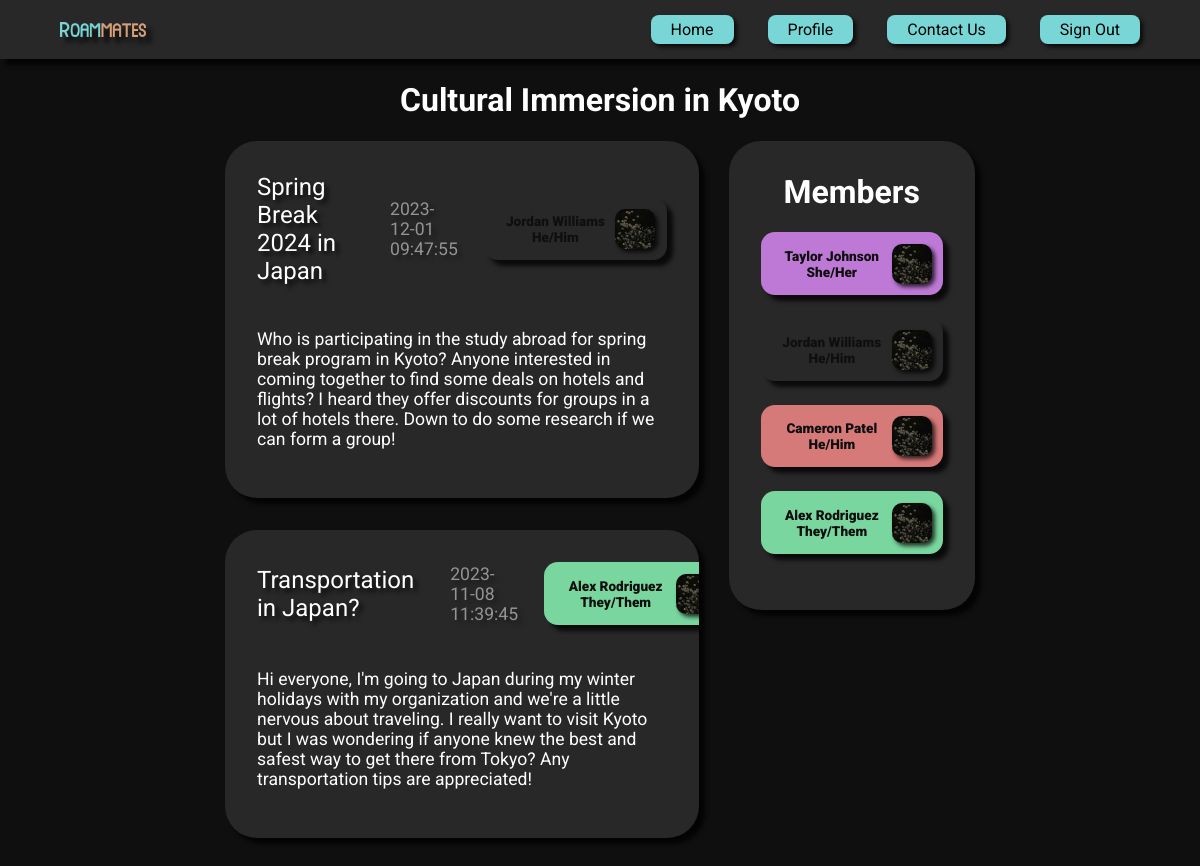
Page /server/5/group on the committed database.
### tables this page shows
CREATE TABLE Groups (
    id INTEGER PRIMARY KEY AUTOINCREMENT,
    title TEXT NOT NULL,
    location TEXT,
    description TEXT,
    avatar BLOB
);

CREATE TABLE Posts (
    id INTEGER PRIMARY KEY AUTOINCREMENT,
    group_id INTEGER NOT NULL,
    created_at TEXT NOT NULL,
    author INTEGER NOT NULL,
    title TEXT NOT NULL,
    content TEXT,
    FOREIGN KEY(group_id) REFERENCES Groups(id),
    FOREIGN KEY(author) REFERENCES Users(id)
);

CREATE TABLE "Users" (
	"id"	INTEGER,
	"created_at"	TEXT NOT NULL,
	"email"	TEXT NOT NULL,
	"name"	TEXT,
	"pronouns"	TEXT,
	"bio"	TEXT,
	"avatar"	BLOB,
	"color"	TEXT,
	PRIMARY KEY("id" AUTOINCREMENT)
);

### flaskr/server.py (the view, shortened to what this page needs)
@bp.route("/<int:group_id>/group", methods=['GET', 'POST'])
def group(group_id):
    db = get_db()
    db.row_factory = sqlite3.Row
    group_info = db.execute(
        """
        SELECT *
        FROM Groups
        WHERE id = ?
        """, (group_id,)
    ).fetchall()
    posts = db.execute(
        """
        SELECT
            Posts.id AS post_id,
            Posts.title,
            Posts.content,
            Posts.created_at,
            Users.name AS author_name,
            Users.color AS author_color,
            Users.pronouns AS author_pronouns
        FROM
            Posts
        JOIN Users ON Posts.author = Users.id
        WHERE
            Posts.group_id = ?
        """, (group_id,)
    ).fetchall()
    members = db.execute(
        """
        SELECT *
        FROM Users
        JOIN GroupMembers ON Users.id = GroupMembers.user_id
        WHERE GroupMembers.group_id = ?
        """, (group_id,)
    ).fetchall()
    comments = {}
    for post in posts:
        post_comments = db.execute(
            """
            SELECT
                Comments.id AS comment_id,
                Comments.content AS comment_content,
                Comments.created_at AS comment_created_at,
                Users.name AS user_name,
                Users.color AS user_color,
                Users.pronouns AS user_pronouns
            FROM
                Comments
            JOIN Users ON Comments.user_id = Users.id
            WHERE
                Comments.post_id = ?
            """, (post[0],)
        ).fetchall()
        comments[f'{post[0]}'] = post_comments
    posts_formatted = {}
    for post in posts:
        posts_formatted[f'{post[0]}'] = post
    return render_template("/server/group.html",
                           group_id=group_id, group_info=group_info, posts=posts, members=members, comments=comments)

### flaskr/__init__.py (called while the page is built)
def create_app(test_config=None):
    app = Flask(__name__)
    app.secret_key = env.get("APP_SECRET_KEY")
    app.database = os.path.join(app.instance_path, 'flaskr.sqlite')
    app.config['DATABASE'] = os.path.join(app.instance_path, 'flaskr.sqlite')
    try:
        os.makedirs(app.instance_path)
    except OSError:
        pass
    from . import db
    db.init_app(app)
    from . import server
    app.register_blueprint(server.bp)
    app.add_url_rule('/', endpoint='server.login_page')
    @app.context_processor
    def utility_functions():
        def print_in_console(message):
            print(str(message))
        return dict(mdebug=print_in_console)
    return app

### flaskr/db.py (called while the page is built)
def get_db():
    if 'db' not in g:
        g.db = sqlite3.connect(
            current_app.config['DATABASE'],
            detect_types=sqlite3.PARSE_DECLTYPES
        )
        g.db.row_factory = sqlite3.Row
    return g.db

### flaskr/templates/server/group.html (shortened to what this page needs)
{% extends 'base.html' %}
{% from 'components.html' import navbar, contact_card, post_card, member_list_card, expanded_post_card %}
{% block content %}
{{ navbar() }}
<header>
    <h1 id="title">{{ group_info[0][1] }}</h1>
</header>
<div class="columns-container">
    <div class="posts-list">
        {% for post in posts %}
            {{ post_card(post) }}
        {% endfor %}
    </div>
    <div class="member-list-container">
        {{ member_list_card(members) }}
    </div>
</div>
{% endblock %}

### flaskr/templates/base.html (shortened to what this page needs)
<!doctype html>
<html lang = "en">
<head>
    <link href="{{ url_for('static', filename='/layouts/styles.css') }}" rel="stylesheet" type="text/css" />
</head>
<body>
    {% block content %}{% endblock %}
</body>
</html>

### flaskr/templates/components.html (shortened to what this page needs)
{% macro navbar() -%}
<nav>
    <img id="logo" src="{{ url_for('static', filename='/assets/Roammates Logo.png') }}" alt="">
    <ul>
        <li><a href="/server/groups_list"><button class="banner"><img src="" alt="">Home</button></a></li>
        <li><a href="/server/profile"><button class="banner"><img src="" alt="">Profile</button></a></li>
        <li><button id="contact-button" class="banner"><img src="" alt="">Contact Us</button></li>
        <li><a href="/server/logout"><button class="banner"><img src="" alt="">Sign Out</button></a></li>
    </ul>
</nav>
{%- endmacro %}
{% macro member_card(color, name, pronouns) -%}
<div id="member-container">
    <div class="card {{ color }} member">
        <div id="name-pronouns">
            <p>{{ name }}</p>
            <p>{{ pronouns }}</p>
        </div>
        <div id="avatar">
            <img src="{{ url_for('static', filename='/assets/Profile Avatar.jpg') }}" alt="">
        </div>
    </div>
</div>
{%- endmacro %}
{% macro member_list_card(members) -%}
<div>
    <div class="card member-list">
        <h1>Members</h1>
        {% for i in range(members | length) %}
            {{ member_card(members[i][7], members[i][3], members[i][4]) }}
        {% endfor %}
    </div>
</div>
{%- endmacro %}
{% macro post_card(post) -%}
<div>
    <div class="card post" id="post-{{ post[0] }}">
        <ul>
            <li class="primary">{{ post[1] }}</li>
            <li class="secondary">{{ post[3] }}</li>
            {{ member_card(post[5], post[4], post[6]) }}
        </ul>
        <p>{{ post[2] }}</p>
    </div>
</div>
{%- endmacro %}

### flaskr/static/layouts/styles.css (style rules this page uses)
:root { --black: #0F0F0F; --dark-grey: #282828; --light-grey: #545454; --blue: #79D6D6; --orange: #D6A079; --green: #79D69E; --purple: #7B79D6; --pink: #BE79D6; --red: #D67979; }
body { background-color: var(--black); margin-top: 60px; font-family: 'Roboto', sans-serif; color: white; overflow: auto; }
button { font-family: 'Roboto', sans-serif; font-size: 1em; border: 0; cursor: pointer; filter: brightness(1) drop-shadow(3px 3px 2px rgba(0, 0, 0, 0.75)); transition: all 0.2s; }
.banner { background-color: var(--blue); padding: 5px 20px; border-radius: 8px; color: black; }
nav { background-color: var(--dark-grey); padding: 15px 60px; filter: drop-shadow(6px 6px 2px rgba(0, 0, 0, 0.75)); position: fixed; left: 0; right: 0; top: 0; z-index: 1; display: flex; align-items: center; justify-content: space-between; }
nav #logo { float: left; max-width: 8%; align-content: center; filter: drop-shadow(6px 6px 2px rgba(0, 0, 0, 0.75)); }
nav ul { list-style: none; padding: 0; margin: 0; text-align: right; }
nav li { display: inline-block; margin-left: 30px; }
nav a { text-decoration: none; color: white; display: inline-block; }
.card { background-color: var(--dark-grey); color: white; padding: 2em; border-radius: 2em; filter: brightness(1) drop-shadow(6px 6px 2px rgba(0, 0, 0, 0.75)); overflow: auto; }
.green { background-color: var(--green); }
.pink { background-color: var(--pink); }
.red { background-color: var(--red); }
.post { margin-bottom: 2em; filter: brightness(1) drop-shadow(6px 6px 2px rgba(0, 0, 0, 0.75)); transition: all 0.2s; }
.post ul { list-style-type: none; display: flex; align-items: center; justify-content: space-between; margin: 0; padding: 0; }
.post li { margin-right: 1.5em; font-size: 1.5em; filter: brightness(100%) drop-shadow(4px 4px 2px rgba(0, 0, 0, 0.75)); }
.post p { margin-top: 0.4em; margin-bottom: 0; padding: 0; font-size: 1.1em; margin-top: 2.5em; margin-bottom: 1em; }
.post .secondary { opacity: 0.5; font-size: 1.1em; }
.member-list .member { margin-bottom: 1.5em; }
.member-list h1 { text-align: center; margin-top: 0; }
.member { width: 10em; display: flex; padding: 0.7em; height: 2.5em; border-radius: 14px; }
.member p { margin: 0; font-size: 0.85em; font-weight: 1000; color: var(--black); }
#name-pronouns { display: flex; flex-direction: column; align-items: center; justify-content: center; width: 100%; }
.member img { max-height: 40px; max-width: 40px; border-radius: 25%; filter: drop-shadow(3px 3px 2px rgba(0, 0, 0, 0.75)); }
.member #avatar { display: flex; align-items: center; }

### flaskr/templates/server/group.html (style rules this page uses)
body { display: flex; flex-direction: column; align-items: center; }
.columns-container { display: flex; justify-content: center; align-items: flex-start; width: 100%; }
.posts-list { display: block; width: 40%; margin-right: 30px; }
.member-list-container { display: flex; flex-direction: column; align-items: center; justify-content: center; }

### rows in the picture
Groups: title "Cultural Immersion in Kyoto"
Posts: title "Spring Break 2024 in Japan", created_at "2023-12-01 09:47:55", content "Who is participating in the study abroad for spring break program in Kyoto? Anyone interested in coming together to find some deals on hotels and flights? I heard they offer discounts for groups in a lot of hotels there. Down to do some research if we can form a group!"
Users: name "Jordan Williams", pronouns "He/Him", name "Jordan Williams", pronouns "He/Him"
Posts: title "Transportation in Japan?", created_at "2023-11-08 11:39:45", content "Hi everyone, I'm going to Japan during my winter holidays with my organization and we're a little nervous about traveling. I really want to visit Kyoto but I was wondering if anyone knew the best and safest way to get there from Tokyo? Any transportation tips are appreciated!"
Users: name "Alex Rodriguez", pronouns "They/Them", name "Alex Rodriguez", pronouns "They/Them"
Users: name "Taylor Johnson", pronouns "She/Her"
Users: name "Cameron Patel", pronouns "He/Him"
